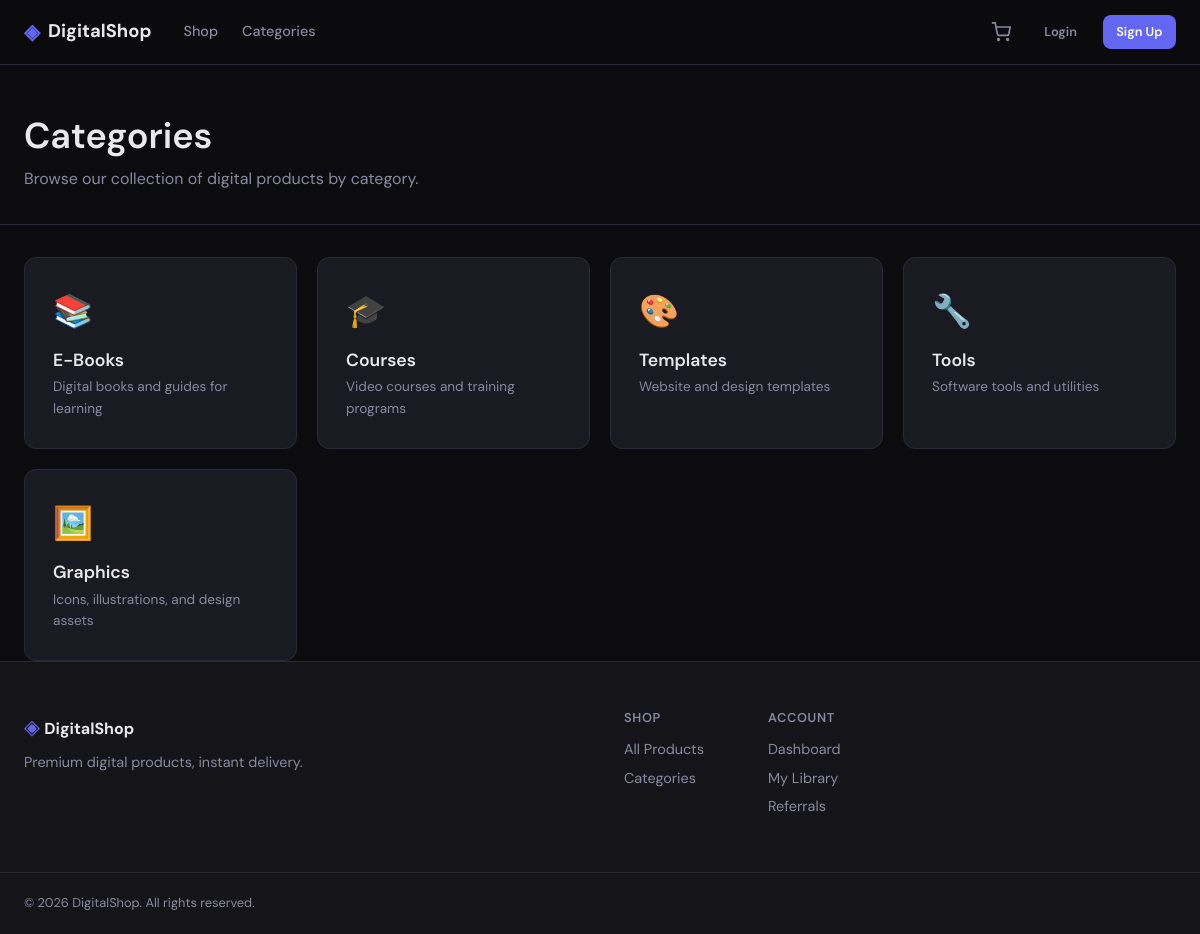
Screenshot of /shop/categories/ with the database file from the repository.
### apps/catalog/models.py (models this page shows, shortened)
class Category(TimeStampedModel):
    name = models.CharField(max_length=100, unique=True)
    slug = models.SlugField(max_length=120, unique=True, blank=True)
    description = models.TextField(blank=True)
    icon = models.CharField(max_length=50, blank=True, help_text="Emoji or icon class")
    is_active = models.BooleanField(default=True)
    sort_order = models.PositiveIntegerField(default=0)
    class Meta:
        db_table = "catalog_category"
        ordering = ["sort_order", "name"]
        verbose_name_plural = "categories"

### apps/catalog/views.py (the view)
# urls.py: path("categories/", views.CategoryListView.as_view(), name="categories"),
class CategoryListView(ListView):
    model = Category
    template_name = "catalog/category_list.html"
    context_object_name = "categories"
    def get_queryset(self):
        return Category.objects.filter(is_active=True)

### apps/cart/context_processors.py (called while the page is built)
def cart_context(request):
    try:
        cart = get_or_create_cart(request)
        return {
            "cart_item_count": cart.total_items,
        }
    except Exception:
        return {"cart_item_count": 0}

### apps/cart/services.py (called while the page is built)
def get_or_create_cart(request):
    if request.user.is_authenticated:
        cart, _ = Cart.objects.get_or_create(user=request.user)
        return cart
    session_key = request.session.session_key
    if not session_key:
        request.session.create()
        session_key = request.session.session_key
    cart, _ = Cart.objects.get_or_create(session_key=session_key, user=None)
    return cart

### templates/catalog/category_list.html (shortened to what this page needs)
{% extends "base.html" %}
{% block content %}
<div class="page-header">
    <div class="container">
        <h1>Categories</h1>
        <p>Browse our collection of digital products by category.</p>
    </div>
</div>
<div class="container">
    <div class="category-grid">
        {% for category in categories %}
        <a href="{% url 'catalog:category' category.slug %}" class="category-card">
            <span class="category-icon">{{ category.icon|default:"📁" }}</span>
            <h3>{{ category.name }}</h3>
            <p>{{ category.description|truncatewords:15 }}</p>
        </a>
        {% empty %}
        <div class="empty-state">
            <p>No categories available yet.</p>
        </div>
        {% endfor %}
    </div>
</div>
{% endblock %}

### static/css/main.css (style rules this page uses)
:root { --bg: #0c0c0f; --bg-elevated: #141419; --bg-card: #1a1a22; --bg-hover: #22222c; --border: #2a2a36; --text: #e8e8ed; --text-muted: #8888a0; --accent: #6366f1; --accent-hover: #818cf8; --accent-glow: rgba(99, 102, 241, 0.25); --success: #22c55e; --warning: #f59e0b; --danger: #ef4444; --sale: #f43f5e; --radius: 12px; --radius-sm: 8px; --shadow: 0 4px 24px rgba(0, 0, 0, 0.4); --font: 'DM Sans', system-ui, sans-serif; --font-display: 'Instrument Serif', Georgia, serif; --transition: 0.2s ease; }
*, *::before, *::after { box-sizing: border-box; margin: 0; padding: 0; }
html { scroll-behavior: smooth; }
body { font-family: var(--font); background: var(--bg); color: var(--text); line-height: 1.6; min-height: 100vh; display: flex; flex-direction: column; }
a { color: var(--accent-hover); text-decoration: none; transition: color var(--transition); }
.container { max-width: 1200px; margin: 0 auto; padding: 0 1.5rem; }
h1, h2, h3, h4 { font-weight: 600; line-height: 1.25; }
h1 { font-size: 2.25rem; }
.page-header { padding: 3rem 0 2rem; border-bottom: 1px solid var(--border); margin-bottom: 2rem; }
.page-header p { color: var(--text-muted); margin-top: 0.5rem; }
.category-grid { display: grid; grid-template-columns: repeat(auto-fill, minmax(220px, 1fr)); gap: 1.25rem; }
.category-card { display: block; padding: 1.75rem; background: var(--bg-card); border: 1px solid var(--border); border-radius: var(--radius); color: inherit; transition: all var(--transition); }
.category-icon { font-size: 2rem; display: block; margin-bottom: 0.75rem; }
.category-card h3 { font-size: 1.1rem; margin-bottom: 0.35rem; }
.category-card p { font-size: 0.85rem; color: var(--text-muted); }

### rows the page displays
Category: icon "📚", name "E-Books", description "Digital books and guides for learning"
Category: icon "🎓", name "Courses", description "Video courses and training programs"
Category: icon "🎨", name "Templates", description "Website and design templates"
Category: icon "🔧", name "Tools", description "Software tools and utilities"
Category: icon "🖼️", name "Graphics", description "Icons, illustrations, and design assets"
